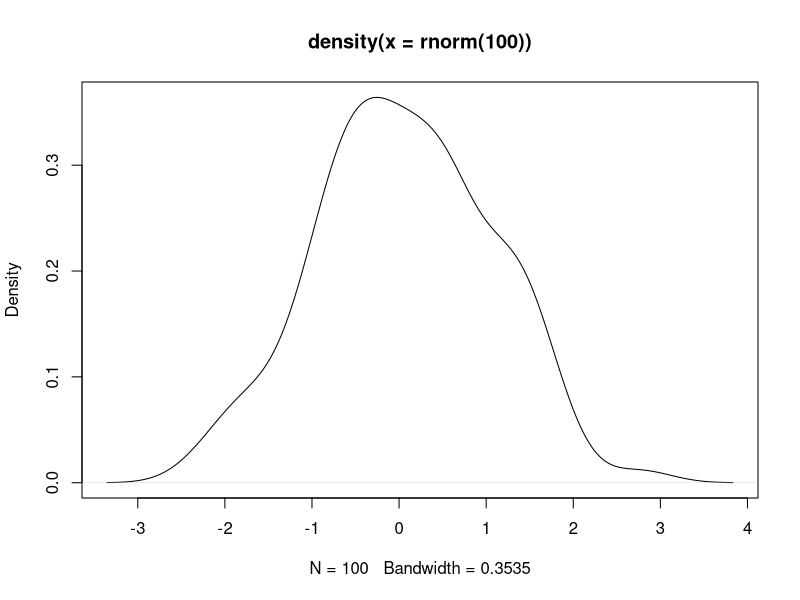
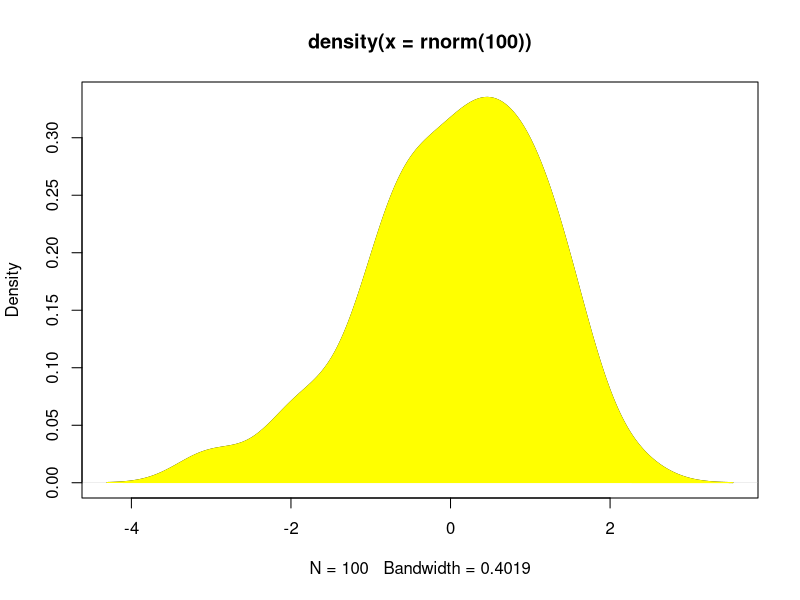
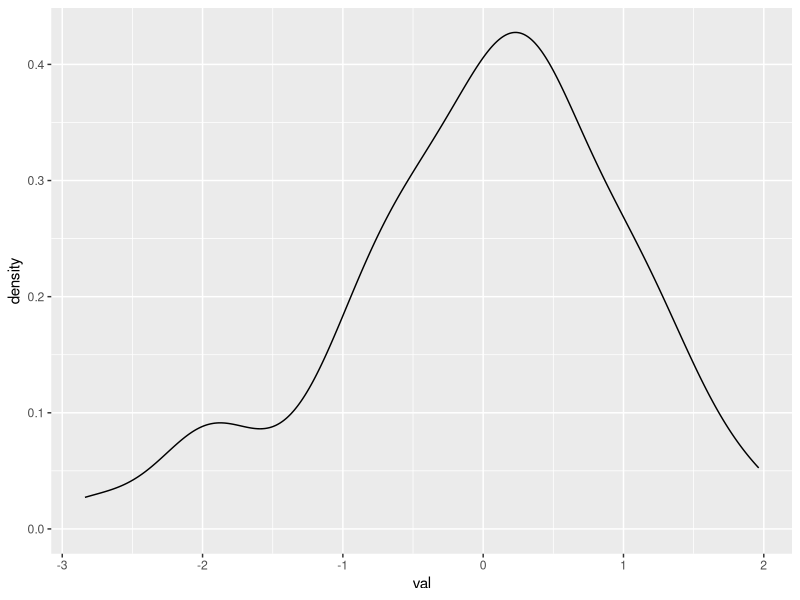
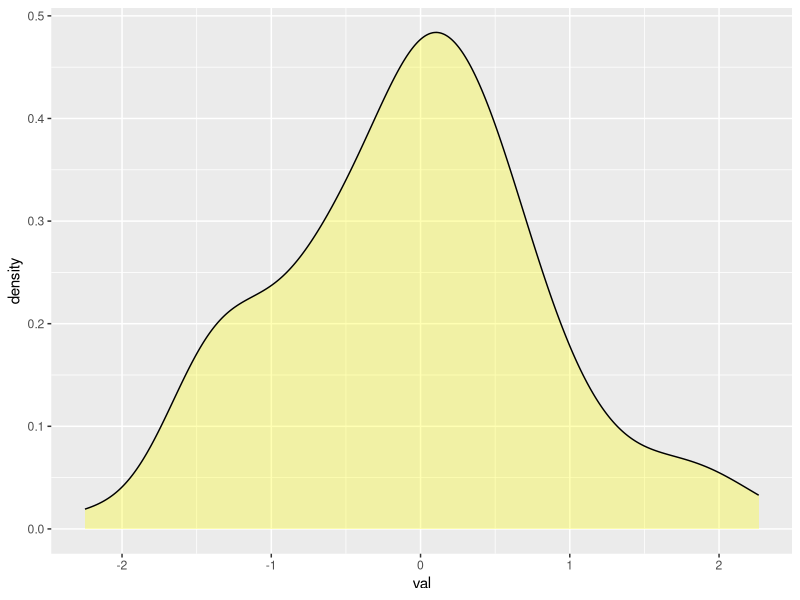

Write R code to recreate these figures, in order.
## ---- chunk 1
plot(density(rnorm(100)))
## ---- chunk 2
dens <- density(rnorm(100))
plot(dens)
polygon(dens, col = "Yellow", border = "Yellow")
## ---- chunk 3
library(ggplot2)
ggplot(data.frame(val = rnorm(100)), aes(x = val)) +
  geom_density()
## ---- chunk 4
library(ggplot2)
ggplot(data.frame(val = rnorm(100)), aes(x = val)) +
  geom_density(fill = "Yellow", alpha = 0.3)
